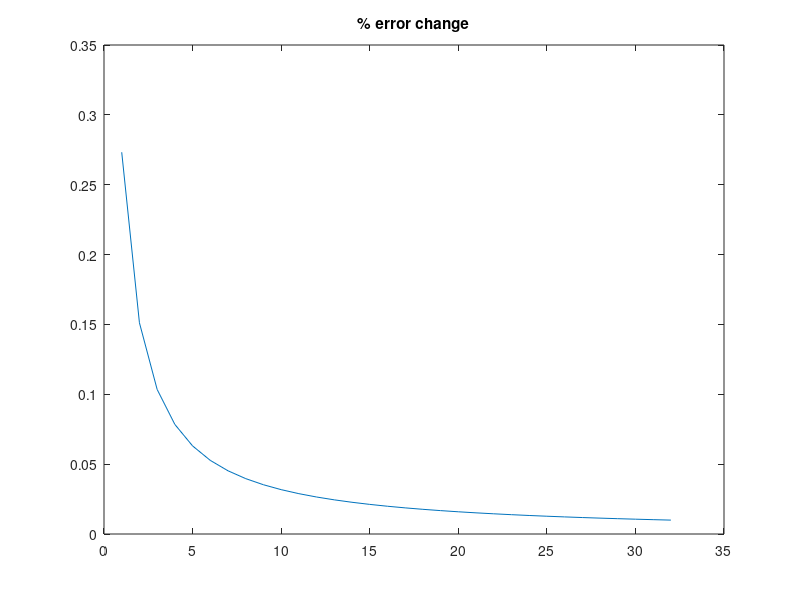

This figure's MATLAB source:
clear all; close all; clc;
error=10;
s0=0;
i=1;
while error>0.01;
    s(i)=s0+(-1)^(i-1)*4*1/(2*i-1);
    s0=s(i);
    error = abs(pi-s(i))/pi;
    i=i+1;
end
n = i-1;
fprintf('n = %d\n',n);
plot(1:n,abs(pi-s)./pi);
title('% error change');